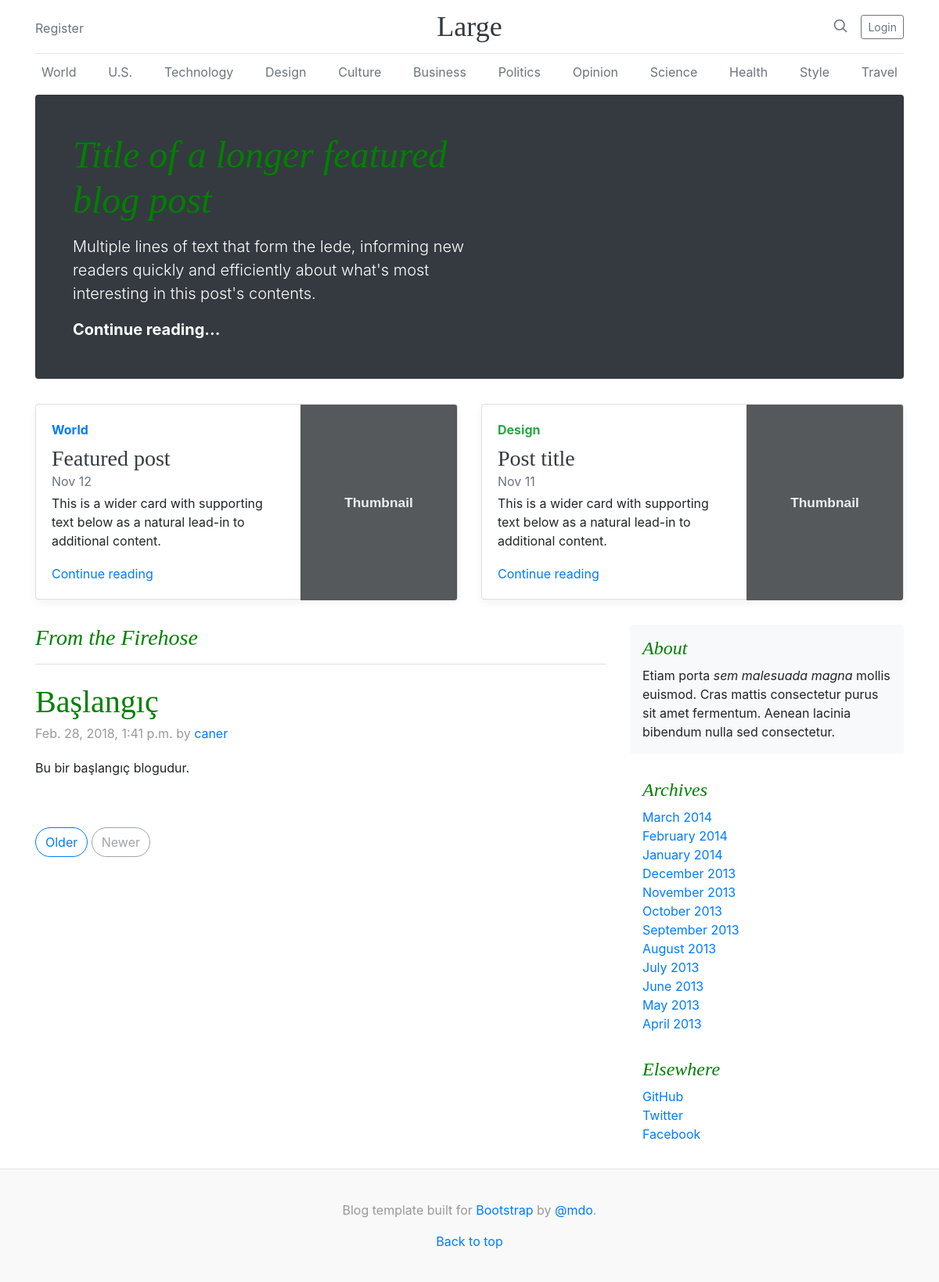
/, run on an earlier commit of the app's database.
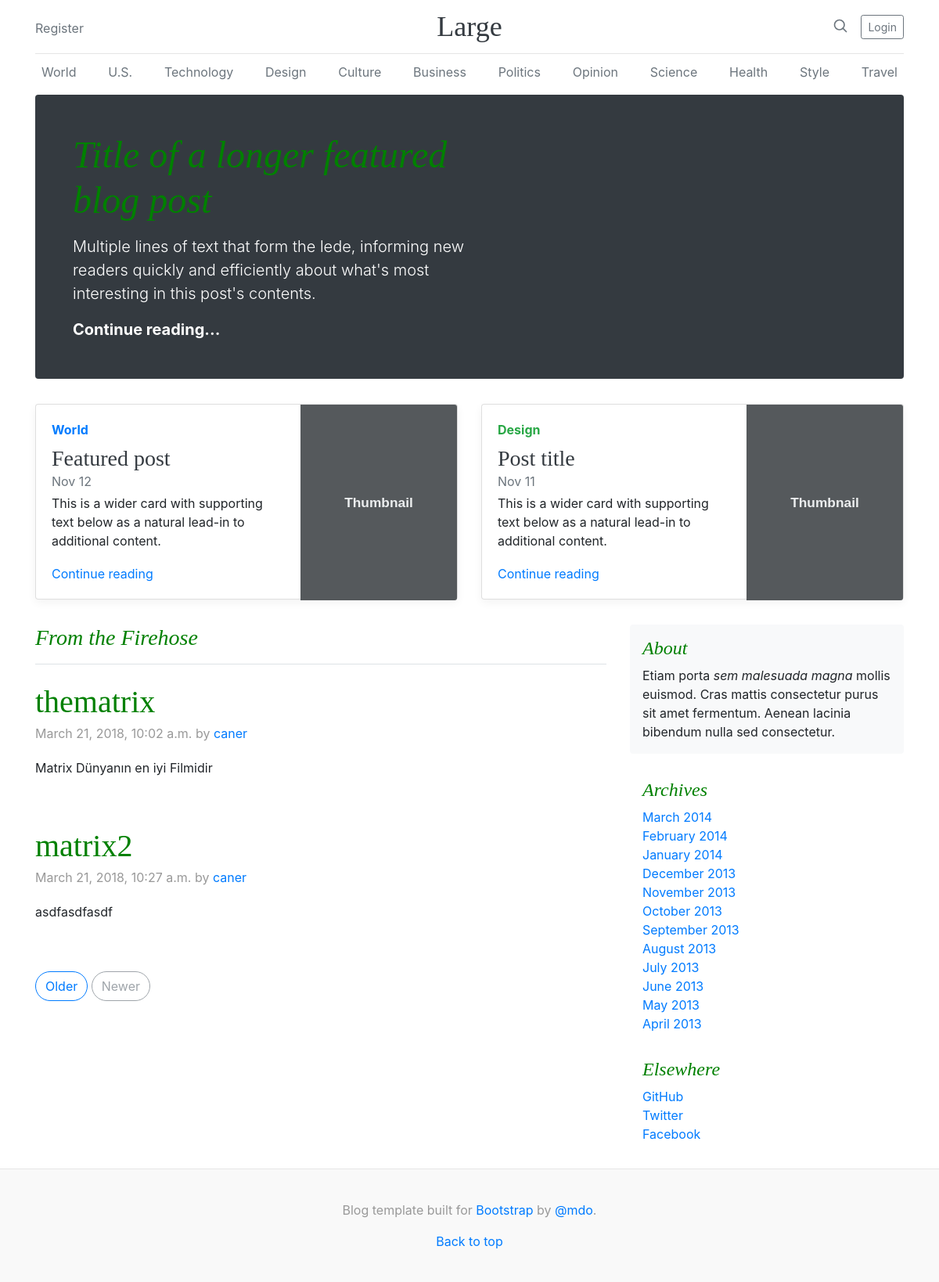
And on a later commit of the database.
### blog/models.py (models this page shows, shortened)
class Blog(models.Model):
    title = models.CharField(max_length=255, null=True, blank=True, help_text="Bu alani bos birakabilirsiniz.")
    author = models.ForeignKey(AUTH_USER_MODEL)
    content = models.TextField()
    create_date = models.DateTimeField(auto_now_add=True)
    update_date = models.DateTimeField(auto_now_add=True)
    image = models.ImageField(upload_to='media/blogresimleri/%Y/%m/%d', default='media/blogresimleri/blog.jpg')
    slug = models.SlugField(max_length=80, null=True, help_text=u"Link, otomatik alinir. Degistirmeyiniz!")
    link = models.URLField(blank=True)
    video = models.FileField(upload_to='blogvideolari/%Y/%m/%d', blank=True)

### users/models.py (models this page shows)
class User(AbstractUser):
    adres = models.CharField(max_length=255, null=True, blank=True)
    tel = models.CharField(max_length=255, null=True, blank=True)
    bio = models.TextField()
    github = models.URLField()
    linkedin = models.URLField()
    resim = models.ImageField(upload_to='media/kullaniciresimleri/%Y/%m/%d', default='media/kullaniciresimleri/resim.png')

### blog/views.py (the view)
# urls.py: url(r'^$', views.index, name='index'),
def index(request):
    vals = Blog.objects.all()
    return render(request, 'index.html', locals())

### templates/index.html (shortened to what this page needs)
<!doctype html>
<html lang="en">
  <head>
    <link href="/static/dist/css/bootstrap.min.css" rel="stylesheet">
    <link href="/static/blog.css" rel="stylesheet">
  </head>
  <body>
    <div class="container">
      <header class="blog-header py-3">
        <div class="row flex-nowrap justify-content-between align-items-center">
          <div class="col-4 pt-1">
            <a class="text-muted" href="{% url 'register' %}">Register</a>
          </div>
          <div class="col-4 text-center">
            <a class="blog-header-logo text-dark" href="#">Large</a>
          </div>
          <div class="col-4 d-flex justify-content-end align-items-center">
            <a class="text-muted" href="#">
              <svg xmlns="http://www.w3.org/2000/svg" width="20" height="20" viewBox="0 0 24 24" fill="none" stroke="currentColor" stroke-width="2" stroke-linecap="round" stroke-linejoin="round" class="mx-3"><circle cx="10.5" cy="10.5" r="7.5"></circle><line x1="21" y1="21" x2="15.8" y2="15.8"></line></svg>
            </a>
            {%if user.is_authenticated %}
            Welcome {{ user.username }}!
            <a class="btn btn-sm btn-outline-secondary" href="{% url 'logout' %}">Logout</a>
            {% else %}
            <a class="btn btn-sm btn-outline-secondary" href="{% url 'login' %}">Login</a>
            {% endif %}
          </div>
        </div>
      </header>
      <div class="nav-scroller py-1 mb-2">
        <nav class="nav d-flex justify-content-between">
          <a class="p-2 text-muted" href="#">World</a>
          <a class="p-2 text-muted" href="#">U.S.</a>
          <a class="p-2 text-muted" href="#">Technology</a>
          <a class="p-2 text-muted" href="#">Design</a>
          <a class="p-2 text-muted" href="#">Culture</a>
          <a class="p-2 text-muted" href="#">Business</a>
          <a class="p-2 text-muted" href="#">Politics</a>
          <a class="p-2 text-muted" href="#">Opinion</a>
          <a class="p-2 text-muted" href="#">Science</a>
          <a class="p-2 text-muted" href="#">Health</a>
          <a class="p-2 text-muted" href="#">Style</a>
          <a class="p-2 text-muted" href="#">Travel</a>
        </nav>
      </div>
      <div class="jumbotron p-3 p-md-5 text-white rounded bg-dark">
        <div class="col-md-6 px-0">
          <h1 class="display-4 font-italic">Title of a longer featured blog post</h1>
          <p class="lead my-3">Multiple lines of text that form the lede, informing new readers quickly and efficiently about what's most interesting in this post's contents.</p>
          <p class="lead mb-0"><a href="#" class="text-white font-weight-bold">Continue reading...</a></p>
        </div>
      </div>
      <div class="row mb-2">
        <div class="col-md-6">
          <div class="card flex-md-row mb-4 box-shadow h-md-250">
            <div class="card-body d-flex flex-column align-items-start">
              <strong class="d-inline-block mb-2 text-primary">World</strong>
              <h3 class="mb-0">
                <a class="text-dark" href="#">Featured post</a>
              </h3>
              <div class="mb-1 text-muted">Nov 12</div>
              <p class="card-text mb-auto">This is a wider card with supporting text below as a natural lead-in to additional content.</p>
              <a href="#">Continue reading</a>
            </div>
            <img class="card-img-right flex-auto d-none d-md-block" data-src="holder.js/200x250?theme=thumb" alt="Card image cap">
          </div>
        </div>
        <div class="col-md-6">
          <div class="card flex-md-row mb-4 box-shadow h-md-250">
            <div class="card-body d-flex flex-column align-items-start">
              <strong class="d-inline-block mb-2 text-success">Design</strong>
              <h3 class="mb-0">
                <a class="text-dark" href="#">Post title</a>
              </h3>
              <div class="mb-1 text-muted">Nov 11</div>
              <p class="card-text mb-auto">This is a wider card with supporting text below as a natural lead-in to additional content.</p>
              <a href="#">Continue reading</a>
            </div>
            <img class="card-img-right flex-auto d-none d-md-block" data-src="holder.js/200x250?theme=thumb" alt="Card image cap">
          </div>
        </div>
      </div>
    </div>
    <main role="main" class="container">
      <div class="row">
        <div class="col-md-8 blog-main">
          <h3 class="pb-3 mb-4 font-italic border-bottom">
            From the Firehose
          </h3>
          {% for i in vals %}
          <div class="blog-post">
            <a href="{%url 'detail' i.slug%}">
              <h2 class="blog-post-title">
                {{i.title}}
              </h2>
            </a>
            <p class="blog-post-meta">{{i.create_date}} by <a href="#">{{i.author}}</a></p>
            <p>{{i.content}}</p>
          </div>
          {% endfor %}
          <nav class="blog-pagination">
            <a class="btn btn-outline-primary" href="#">Older</a>
            <a class="btn btn-outline-secondary disabled" href="#">Newer</a>
          </nav>
        </div>
        <aside class="col-md-4 blog-sidebar">
          <div class="p-3 mb-3 bg-light rounded">
            <h4 class="font-italic">About</h4>
            <p class="mb-0">Etiam porta <em>sem malesuada magna</em> mollis euismod. Cras mattis consectetur purus sit amet fermentum. Aenean lacinia bibendum nulla sed consectetur.</p>
          </div>
          <div class="p-3">
            <h4 class="font-italic">Archives</h4>
            <ol class="list-unstyled mb-0">
              <li><a href="#">March 2014</a></li>
              <li><a href="#">February 2014</a></li>
              <li><a href="#">January 2014</a></li>
              <li><a href="#">December 2013</a></li>
              <li><a href="#">November 2013</a></li>
              <li><a href="#">October 2013</a></li>
              <li><a href="#">September 2013</a></li>
              <li><a href="#">August 2013</a></li>
              <li><a href="#">July 2013</a></li>
              <li><a href="#">June 2013</a></li>
              <li><a href="#">May 2013</a></li>
              <li><a href="#">April 2013</a></li>
            </ol>
          </div>
          <div class="p-3">
            <h4 class="font-italic">Elsewhere</h4>
            <ol class="list-unstyled">
              <li><a href="#">GitHub</a></li>
              <li><a href="#">Twitter</a></li>
              <li><a href="#">Facebook</a></li>
            </ol>
          </div>
        </aside>
      </div>
    </main>
    <footer class="blog-footer">
      <p>Blog template built for <a href="https://getbootstrap.com/">Bootstrap</a> by <a href="https://twitter.com/mdo">@mdo</a>.</p>
      <p>
        <a href="#">Back to top</a>
      </p>
    </footer>
  </body>
</html>

What changed in the data, as far as the page shows it:
removed Blog: title "Başlangıç", create_date "Feb. 28, 2018, 1:41 p.m.", author "caner", content "Bu bir başlangıç blogudur."
added Blog: title "thematrix", create_date "March 21, 2018, 10:02 a.m.", author "caner", content "Matrix Dünyanın en iyi Filmidir"
added Blog: title "matrix2", create_date "March 21, 2018, 10:27 a.m.", author "caner", content "asdfasdfasdf"
